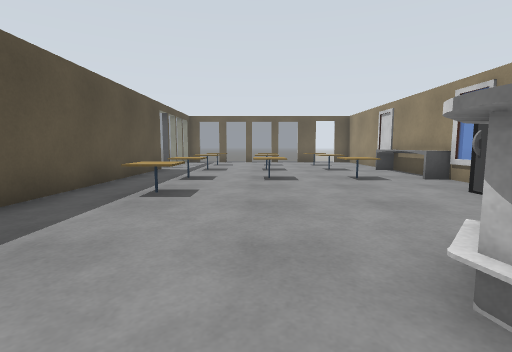
view 1 (above)

12 first-person views from a walk through a Gazebo world. The camera is 0.9 m above the floor, tilts 6° down and sees 85° across. The floor is counted in squares, 1 m on a side. Each view is taken from the middle of a square. On the plan, view 1 faces up. The plan holds only what a view shows up to about 11 squares ahead; the rest is blank.

view 2
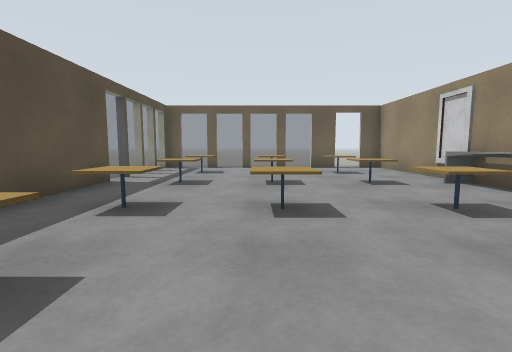

view 3
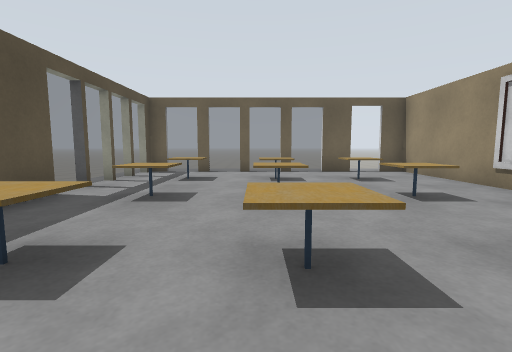

view 4
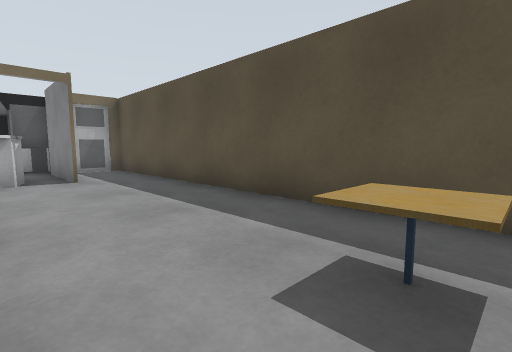

view 5
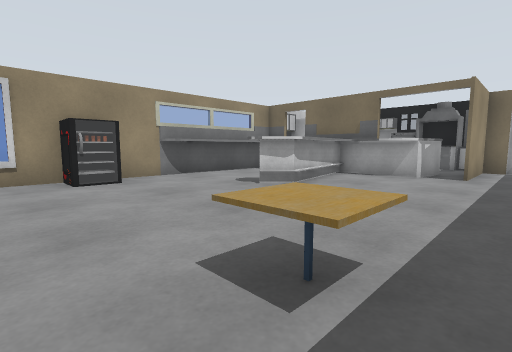

view 6
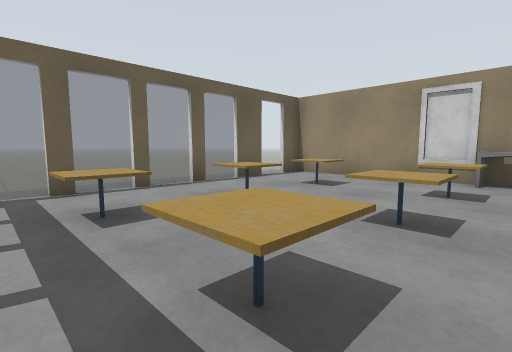

view 7
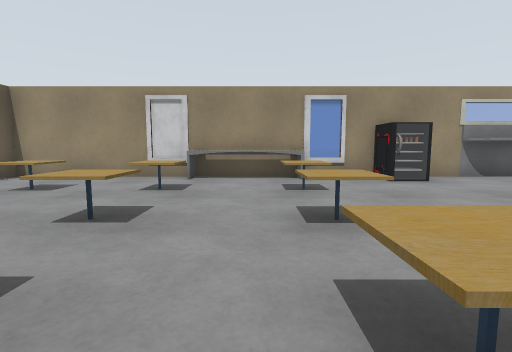

view 8
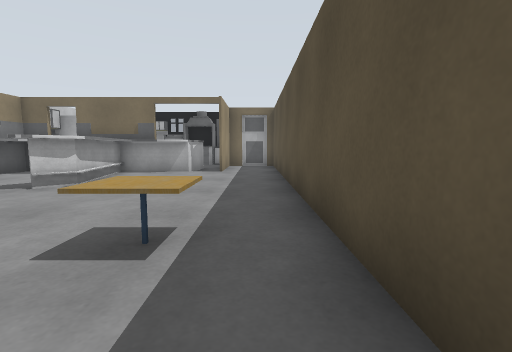

view 9
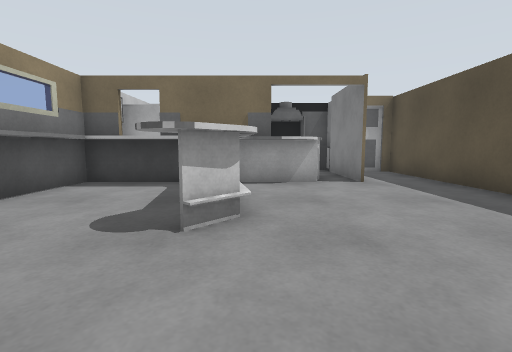

view 10
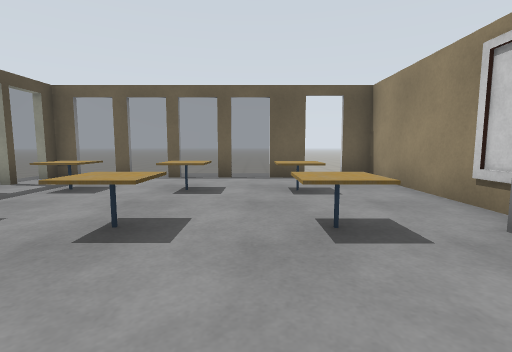

view 11
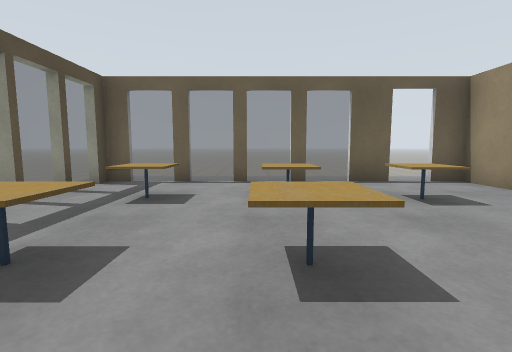

view 12
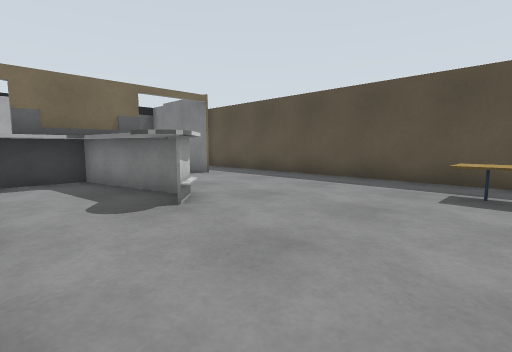

### Floor plan
Key: @ floor where view 1 was taken; # wall or solid block; . main floor; - floor 0.25 m lower than the main floor; = window, fence, low wall or low ledge; T cafe table.
Columns run from 6 left of view 1 to 5 right of it. Each row starts with its distance up from view 1.
 17    .........
 16 --#=#==#=#.#
 15 --=........#
 14  -=.T.TT.T.#
 13   =........#
 12   =........=
 11   #.T.TT.T.#
 10   #........#
  9   #........#
  8   #.T.TT.T.#
  7   #........=
  6   #.T......#
  5   #.T.....=#
  4   #........#
  3   #........#
  2   #.....#..#
  1   #....##..#
  0   #...@##..#
 -1   #.....####
 -2   #...######
 -3   #.###  ###
 -4   #.##   ###
 -5   ####
 -6     ###
 -7     ##

Where each view was taken, in squares from view 1:
view 1: 0 up, 0 right, facing up
view 2: 4 up, 0 right, facing up
view 3: 6 up, 0 right, facing up
view 4: 6 up, 0 right, facing down-left
view 5: 7 up, 3 left, facing down-right
view 6: 10 up, 3 left, facing up-right
view 7: 9 up, 3 left, facing right
view 8: 8 up, 3 left, facing down
view 9: 5 up, 1 right, facing down
view 10: 8 up, 2 right, facing up
view 11: 9 up, 0 right, facing up
view 12: 6 up, 4 right, facing down-left
